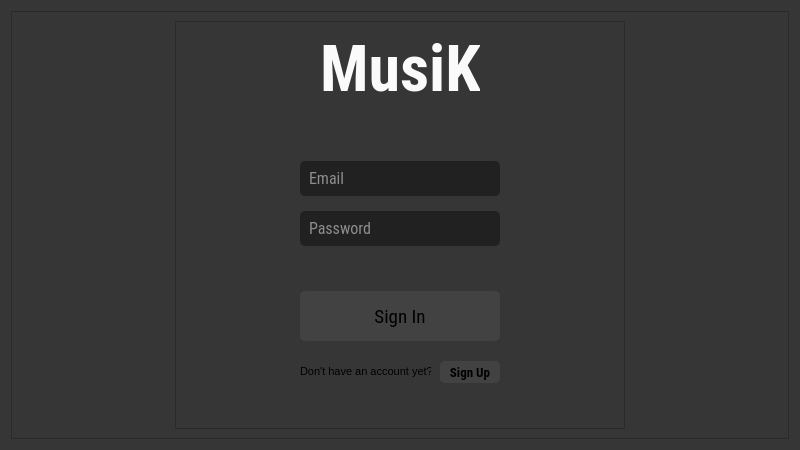
<?xml version="1.0" encoding="UTF-8"?>
<ui version="4.0">
 <class>Dialog</class>
 <widget class="QDialog" name="Dialog">
  <property name="windowModality">
   <enum>Qt::NonModal</enum>
  </property>
  <property name="enabled">
   <bool>true</bool>
  </property>
  <property name="geometry">
   <rect>
    <x>0</x>
    <y>0</y>
    <width>800</width>
    <height>450</height>
   </rect>
  </property>
  <property name="sizePolicy">
   <sizepolicy hsizetype="Preferred" vsizetype="Preferred">
    <horstretch>0</horstretch>
    <verstretch>0</verstretch>
   </sizepolicy>
  </property>
  <property name="minimumSize">
   <size>
    <width>800</width>
    <height>450</height>
   </size>
  </property>
  <property name="windowTitle">
   <string>Musik</string>
  </property>
  <property name="styleSheet">
   <string notr="true">background-color: rgb(54, 54, 54);</string>
  </property>
  <layout class="QVBoxLayout" name="verticalLayout">
   <item>
    <widget class="QFrame" name="frame">
     <property name="frameShape">
      <enum>QFrame::StyledPanel</enum>
     </property>
     <property name="frameShadow">
      <enum>QFrame::Raised</enum>
     </property>
     <layout class="QHBoxLayout" name="horizontalLayout">
      <item>
       <widget class="QFrame" name="frame_2">
        <property name="maximumSize">
         <size>
          <width>450</width>
          <height>450</height>
         </size>
        </property>
        <property name="frameShape">
         <enum>QFrame::StyledPanel</enum>
        </property>
        <property name="frameShadow">
         <enum>QFrame::Raised</enum>
        </property>
        <widget class="QPushButton" name="signUp">
         <property name="geometry">
          <rect>
           <x>265</x>
           <y>340</y>
           <width>60</width>
           <height>22</height>
          </rect>
         </property>
         <property name="font">
          <font>
           <family>Roboto Condensed</family>
           <pointsize>10</pointsize>
           <weight>75</weight>
           <bold>true</bold>
          </font>
         </property>
         <property name="styleSheet">
          <string notr="true">QPushButton{
border-radius:5px;
background-color: rgb(66, 66, 66);
}
QPushButton:pressed{
background-color:rgb(33, 33, 33);
color:rgb(250, 250, 250);
}</string>
         </property>
         <property name="text">
          <string>Sign Up</string>
         </property>
        </widget>
        <widget class="QLineEdit" name="email">
         <property name="geometry">
          <rect>
           <x>125</x>
           <y>140</y>
           <width>200</width>
           <height>35</height>
          </rect>
         </property>
         <property name="font">
          <font>
           <family>Roboto Condensed</family>
           <pointsize>12</pointsize>
          </font>
         </property>
         <property name="styleSheet">
          <string notr="true">
QLineEdit{
  border:2px solid rgb(33, 33, 33);
  border-radius:5px;
  padding:5px;
 background-color: rgb(33, 33, 33);
  color:rgb(250, 250, 250);
}
QLineEdit:focus{
  border:2px solid rgb(250,250,250);
}</string>
         </property>
         <property name="placeholderText">
          <string>Email</string>
         </property>
        </widget>
        <widget class="QLineEdit" name="password">
         <property name="geometry">
          <rect>
           <x>125</x>
           <y>190</y>
           <width>200</width>
           <height>35</height>
          </rect>
         </property>
         <property name="font">
          <font>
           <family>Roboto Condensed</family>
           <pointsize>12</pointsize>
          </font>
         </property>
         <property name="styleSheet">
          <string notr="true">
QLineEdit{
  border:2px solid rgb(33, 33, 33);
  border-radius:5px;
  padding:5px;
 background-color: rgb(33, 33, 33);
  color:rgb(250, 250, 250);
}
QLineEdit:focus{
  border:2px solid rgb(250,250,250);
}</string>
         </property>
         <property name="echoMode">
          <enum>QLineEdit::Password</enum>
         </property>
         <property name="placeholderText">
          <string>Password</string>
         </property>
        </widget>
        <widget class="QLabel" name="error">
         <property name="geometry">
          <rect>
           <x>120</x>
           <y>240</y>
           <width>201</width>
           <height>20</height>
          </rect>
         </property>
         <property name="styleSheet">
          <string notr="true">font: 8pt &quot;MS Shell Dlg 2&quot;;
color:rgb(213, 0, 0);</string>
         </property>
         <property name="text">
          <string/>
         </property>
        </widget>
        <widget class="QLabel" name="label_2">
         <property name="geometry">
          <rect>
           <x>145</x>
           <y>10</y>
           <width>160</width>
           <height>71</height>
          </rect>
         </property>
         <property name="font">
          <font>
           <family>Roboto Condensed</family>
           <pointsize>60</pointsize>
           <weight>75</weight>
           <bold>true</bold>
          </font>
         </property>
         <property name="text">
          <string>&lt;html&gt;&lt;head/&gt;&lt;body&gt;&lt;p&gt;&lt;span style=&quot; font-size:48pt; color:#fafafa;&quot;&gt;MusiK&lt;/span&gt;&lt;/p&gt;&lt;/body&gt;&lt;/html&gt;</string>
         </property>
        </widget>
        <widget class="QLabel" name="label">
         <property name="geometry">
          <rect>
           <x>125</x>
           <y>340</y>
           <width>131</width>
           <height>21</height>
          </rect>
         </property>
         <property name="font">
          <font>
           <pointsize>6</pointsize>
          </font>
         </property>
         <property name="text">
          <string>&lt;html&gt;&lt;head/&gt;&lt;body&gt;&lt;p&gt;&lt;span style=&quot; font-size:8pt;&quot;&gt;Don't have an account yet?&lt;/span&gt;&lt;/p&gt;&lt;/body&gt;&lt;/html&gt;</string>
         </property>
        </widget>
        <widget class="QPushButton" name="signIn">
         <property name="geometry">
          <rect>
           <x>125</x>
           <y>270</y>
           <width>200</width>
           <height>50</height>
          </rect>
         </property>
         <property name="font">
          <font>
           <family>Roboto Condensed</family>
           <pointsize>14</pointsize>
          </font>
         </property>
         <property name="styleSheet">
          <string notr="true">QPushButton{
border-radius:5px;
background-color: rgb(66, 66, 66);
}
QPushButton:pressed{
background-color:rgb(33, 33, 33);
color:rgb(250, 250, 250);
}</string>
         </property>
         <property name="text">
          <string>Sign In</string>
         </property>
        </widget>
       </widget>
      </item>
     </layout>
    </widget>
   </item>
  </layout>
 </widget>
 <resources/>
 <connections/>
</ui>
